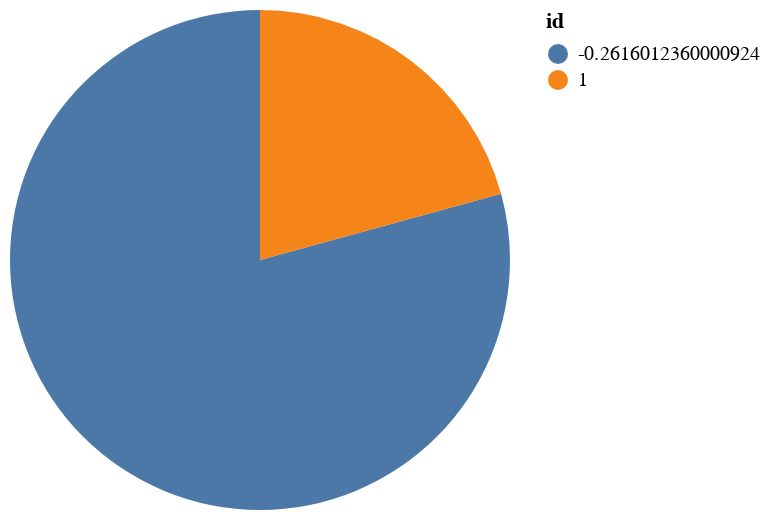

The cell this chart's notebook holds for it:
### Code cell
pie = alt.Chart(corr).mark_arc().encode(theta='target:Q', color='id:N').properties(height=250, width=250)
pie

### Figure 1 — Vega-Lite specification as saved in the notebook (floating-point values rounded to 4 significant figures)
{"config": {"view": {"continuousWidth": 400, "continuousHeight": 300}}, "data": {"name": "data-0b2945b96f55c3258ae2a960c19ed81b"}, "mark": "arc", "encoding": {"color": {"field": "id", "type": "nominal"}, "theta": {"field": "target", "type": "quantitative"}}, "height": 250, "width": 250, "$schema": "https://vega.github.io/schema/vega-lite/v4.17.0.json", "datasets": {"data-0b2945b96f55c3258ae2a960c19ed81b": [{"target": 1.0, "id": -0.2616}, {"target": -0.2616, "id": 1.0}]}}
